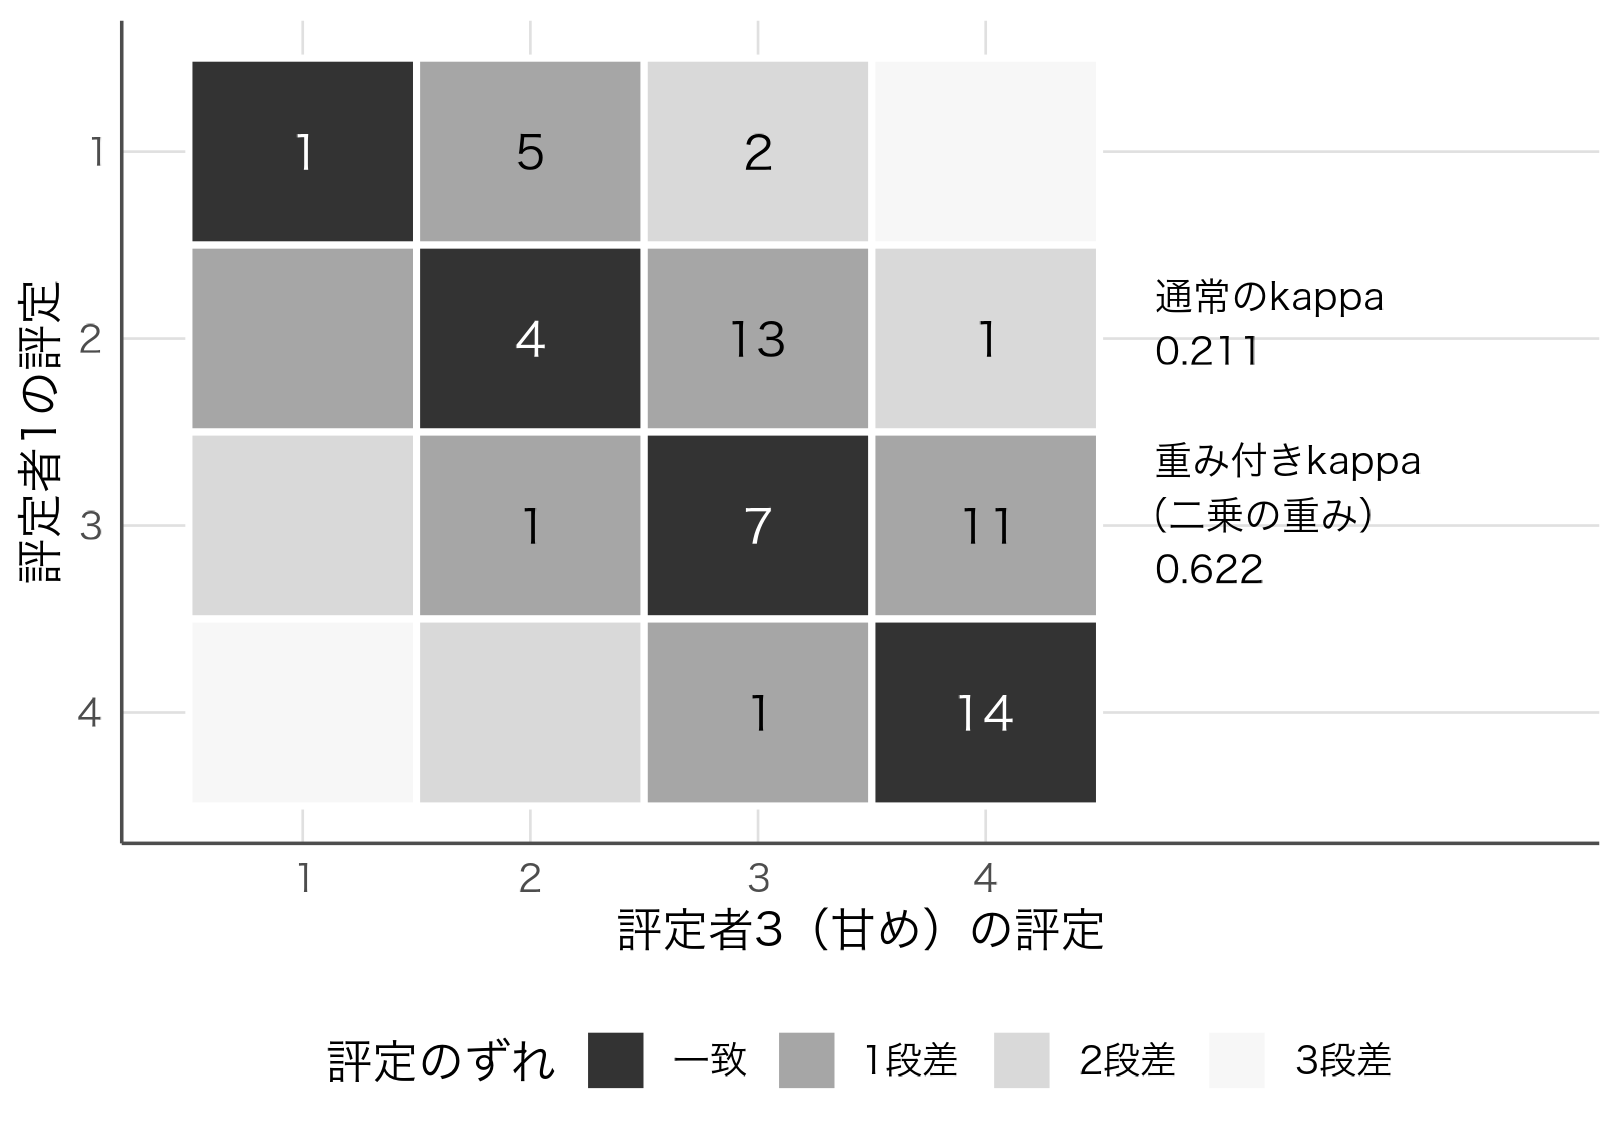

This chart was generated by the following R code:
# 第15章 図15-1：通常のkappaと重み付きkappa（15.2節・notebook ch15 と同一のデータ生成、seed 15）
suppressPackageStartupMessages(library(irr))
source("figures/style.R")
set.seed(15)
n_item <- 60
truth <- rnorm(n_item, 0, 1)
make_rating <- function(bias, noise) {
  as.integer(cut(truth + bias + rnorm(n_item, 0, noise), breaks = c(-Inf, -1, 0, 1, Inf), labels = 1:4))
}
ratings <- data.frame(r1 = make_rating(0, 0.4), r2 = make_rating(0, 0.4), r3 = make_rating(0.6, 0.4))
k_plain <- kappa2(ratings[, c("r1","r3")])$value
k_w <- kappa2(ratings[, c("r1","r3")], weight = "squared")$value
cat(sprintf("kappa r1-r2 %.3f, r1-r3 %.3f, weighted r1-r3 %.3f, agree r1-r2 %.3f\n",
            kappa2(ratings[, c("r1","r2")])$value, k_plain, k_w, mean(ratings$r1 == ratings$r2)))
tb <- as.data.frame(table(r1 = ratings$r1, r3 = ratings$r3))
tb$r1 <- as.integer(as.character(tb$r1)); tb$r3 <- as.integer(as.character(tb$r3))
tb$dist <- abs(tb$r1 - tb$r3)
tb$distf <- factor(tb$dist, levels = 0:3, labels = c("一致", "1段差", "2段差", "3段差"))
cat("一致:", sum(tb$Freq[tb$dist == 0]), " 1段差:", sum(tb$Freq[tb$dist == 1]), " 2段以上:", sum(tb$Freq[tb$dist >= 2]), "\n")
p <- ggplot(tb, aes(r3, r1)) +
  geom_tile(aes(fill = distf), colour = "white", linewidth = 0.8) +
  geom_text(aes(label = ifelse(Freq > 0, Freq, ""), colour = distf == "一致"), family = "hira", size = 4, show.legend = FALSE) +
  scale_colour_manual(values = c("TRUE" = "white", "FALSE" = "black")) +
  scale_fill_manual(values = c("一致" = "grey20", "1段差" = "grey65", "2段差" = "grey85", "3段差" = "grey97"), name = "評定のずれ") +
  scale_x_continuous(breaks = 1:4) + scale_y_reverse(breaks = 1:4) +
  labs(x = "評定者3（甘め）の評定", y = "評定者1の評定") +
  annotate("text", x = 4.75, y = 2.5, hjust = 0, vjust = 0.5, size = 3.2, family = "hira",
           label = sprintf("通常のkappa\n%.3f\n\n重み付きkappa\n（二乗の重み）\n%.3f", k_plain, k_w)) +
  coord_cartesian(xlim = c(0.5, 6.4), clip = "off") +
  theme(legend.position = "bottom", panel.grid = element_blank(), plot.margin = margin(5, 5, 5, 5))
save_fig(p, "ch15_kappa_weighted", w = 5.4, h = 3.8)
